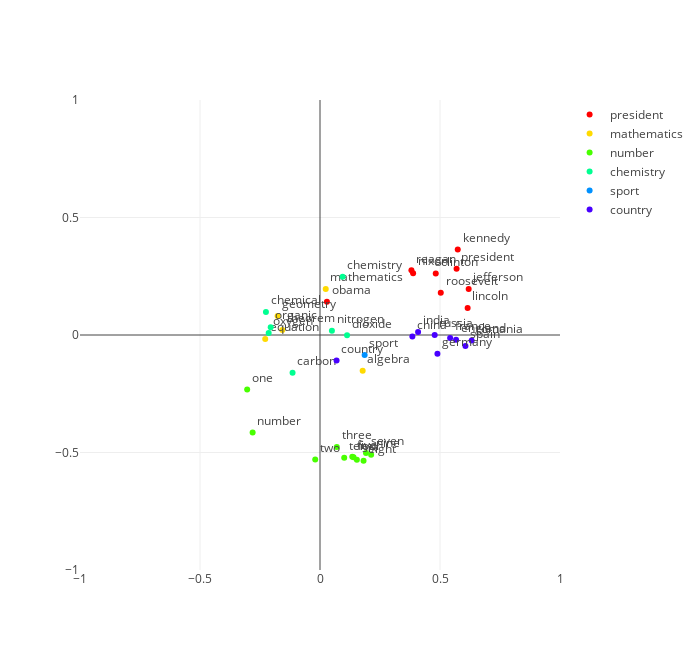

This figure's notebook cell:
### Code cell
hyp_model = Glove.load(hyp_model_fn_10k["dist_sq-scale5"])
hyp_wv = hyp_model.wv
offset = None # np.array([0.25, 0])

plot_wordnet_embeddings(hyp_model, labeled_word_dict, ratio_words=1,
                        left_offset=offset, right_offset=offset, aggregate="c")

### Figure 1 — Plotly figure (JSON) as saved in the notebook; plotly's stock layout.template omitted (floating-point values rounded to 4 significant figures)
{"data": [{"marker": {"color": "rgb(255, 0, 0)"}, "mode": "markers+text", "name": "president", "text": ["obama", "roosevelt", "clinton", "jefferson", "kennedy", "lincoln", "nixon", "reagan", "president"], "textposition": "top right", "type": "scatter", "x": [0.02882, 0.5033, 0.4823, 0.6195, 0.574, 0.6152, 0.3879, 0.3809, 0.5691], "y": [0.1417, 0.18, 0.2612, 0.1952, 0.3642, 0.1151, 0.2631, 0.2753, 0.2819]}, {"marker": {"color": "rgb(255, 218, 0)"}, "mode": "markers+text", "name": "mathematics", "text": ["geometry", "algebra", "equation", "theorem", "mathematics"], "textposition": "top right", "type": "scatter", "x": [-0.1767, 0.1778, -0.2283, -0.1571, 0.02385], "y": [0.08121, -0.1523, -0.01685, 0.02161, 0.1955]}, {"marker": {"color": "rgb(72, 255, 0)"}, "mode": "markers+text", "name": "number", "text": ["one", "two", "three", "four", "five", "six", "seven", "eight", "nine", "ten", "number"], "textposition": "top right", "type": "scatter", "x": [-0.3035, -0.01991, 0.06997, 0.1399, 0.1346, 0.1536, 0.1916, 0.1815, 0.2131, 0.1009, -0.2806], "y": [-0.232, -0.5295, -0.4771, -0.5203, -0.5184, -0.5305, -0.5019, -0.5347, -0.5091, -0.5223, -0.4148]}, {"marker": {"color": "rgb(0, 255, 145)"}, "mode": "markers+text", "name": "chemistry", "text": ["chemical", "oxygen", "carbon", "dioxide", "nitrogen", "organic", "chemistry"], "textposition": "top right", "type": "scatter", "x": [-0.2253, -0.2139, -0.1144, 0.1127, 0.04964, -0.2054, 0.09436], "y": [0.0982, 0.008246, -0.1604, -0.001081, 0.0176, 0.03338, 0.2476]}, {"marker": {"color": "rgb(0, 145, 255)"}, "mode": "markers+text", "name": "sport", "text": ["sport"], "textposition": "top right", "type": "scatter", "x": [0.186], "y": [-0.08541]}, {"marker": {"color": "rgb(72, 0, 255)"}, "mode": "markers+text", "name": "country", "text": ["romania", "france", "germany", "england", "russia", "india", "china", "spain", "country"], "textposition": "top right", "type": "scatter", "x": [0.6319, 0.5422, 0.4893, 0.567, 0.4779, 0.4087, 0.3849, 0.606, 0.06901], "y": [-0.02352, -0.01305, -0.0794, -0.01989, 0.0001807, 0.01304, -0.006277, -0.04671, -0.1085]}], "layout": {"height": 650, "width": 700, "xaxis": {"range": [-1, 1]}, "yaxis": {"range": [-1, 1]}}}
